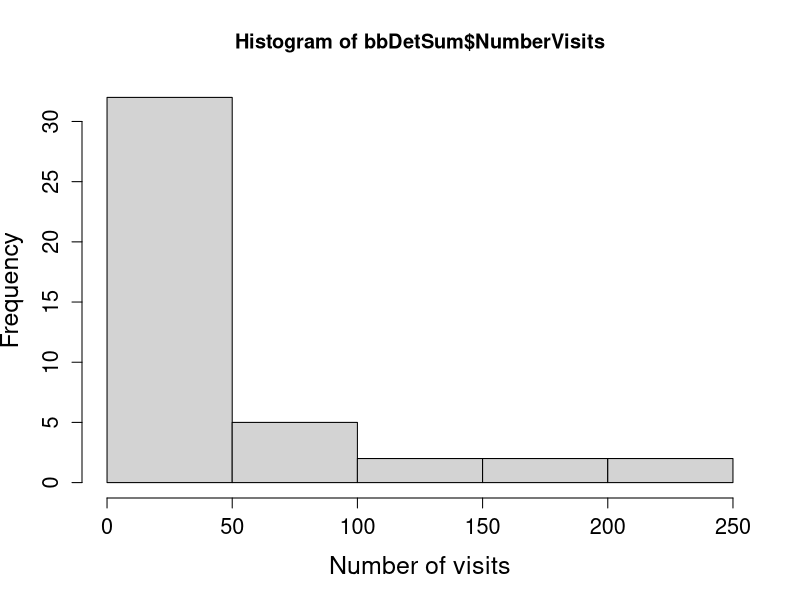
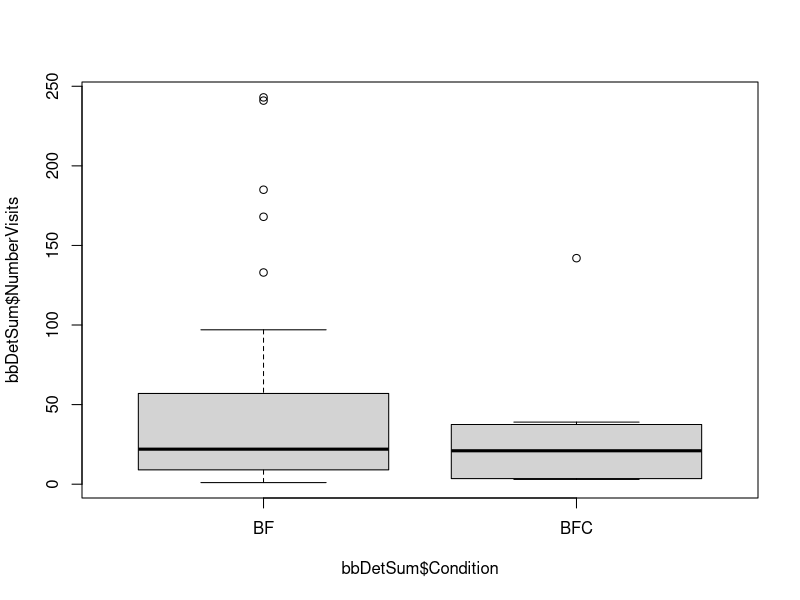
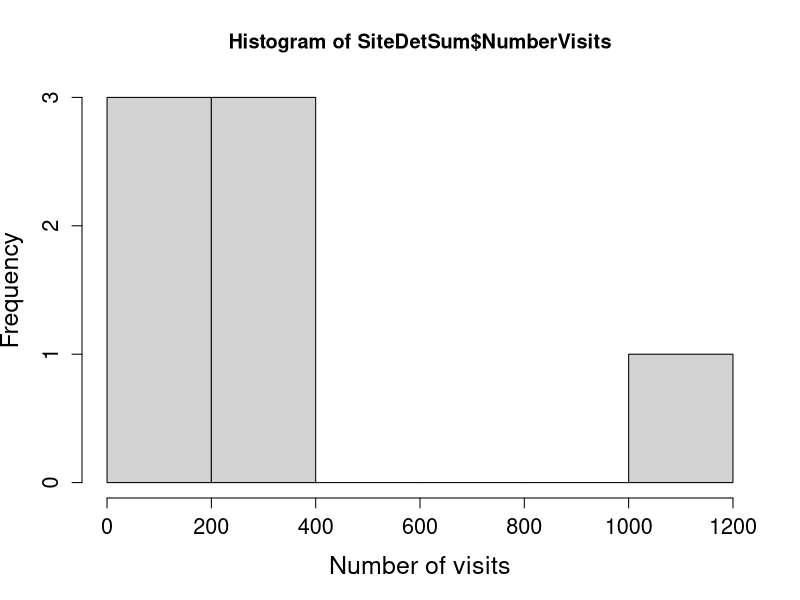

Reproduce these figures in R, in order. (Note: this script raises an error after producing the figures.)


# Download data as .csv from Google Drive. Load the data into R
setwd("~/Documents/Auburn University/Backyard Birds") # set working directory to folder where you store the files
bbDet.o = read.csv("BBDetections.csv") # load data

### Check for duplicates ###

## Total number of visits per bird
# Create a new data frame that sums the 1s in AntennaNum column to count the number of visits for each specific bird
bbDetSum = aggregate(AntennaNum ~ Bird + Condition, FUN = "sum", data = bbDet.o) 
# Change column names to make it easier to understand
colnames(bbDetSum) = c("PitID","Condition","NumberVisits")
## Look at the distribution of visits 
# most birds visit between 1 & 50 times
hist(bbDetSum$NumberVisits, xlab = "Number of visits", cex.lab = 1.5, cex.axis = 1.3)
# only detections from BF & BFC sites. Number of visits looks similar, though BF has more variation
boxplot(bbDetSum$NumberVisits ~ bbDetSum$Condition)

## Total number of visits per household
# Create a new data frame that sums the 1s in AntennaNum column to count the number of visits for each household
bbDet.o$Site[which(bbDet.o$Site == "1011LeeRd")]<-"1011Lee"
SiteDetSum = aggregate(AntennaNum ~ Site, FUN = "sum", data = bbDet.o) 
# Change column names to make it easier to understand
colnames(SiteDetSum)[2] = "NumberVisits"
## Look at the distribution of visits 
hist(SiteDetSum$NumberVisits, xlab = "Number of visits", cex.lab = 1.5, cex.axis = 1.3)
plot(SiteDetSum$NumberVisits ~ SiteDetSum$Site)


## Total birds detected per household
SBDetSum = aggregate(AntennaNum ~ Site + Bird, FUN = "sum", data = bbDet.o) 
SBDetSum$count = 1
SBDetSum = aggregate(count ~ Site, FUN = "sum", data = SBDetSum)


##### Need more detections at: ####
# Evergreen, Covey, Fisheries, Weagle, Felicity, Marler, Shadowwood, 204Lee (Yaoqi) 

